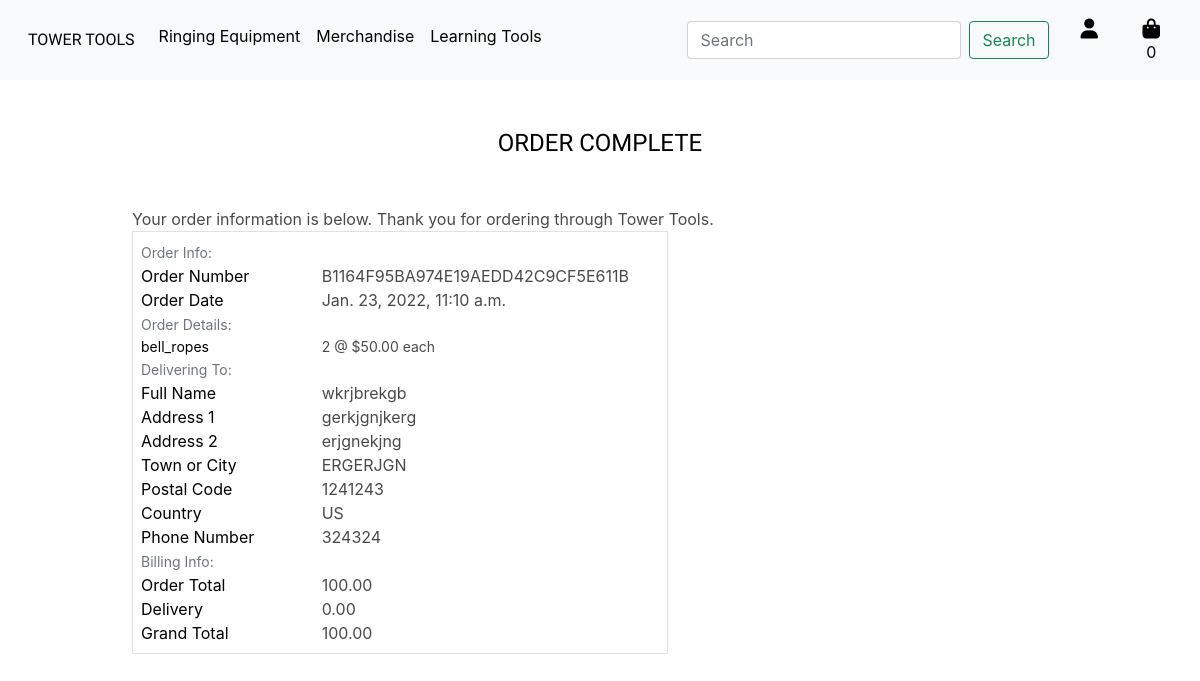
Page /profile/order_history/B1164F95BA974E19AEDD42C9CF5E611B on the committed database.
### checkout/models.py (models this page shows, shortened)
class Order(models.Model):
    order_number = models.CharField(max_length=32, null=False, editable=False)
    user_profile = models.ForeignKey(UserProfile, on_delete=models.SET_NULL,
                                     null=True, blank=True, related_name='orders')
    full_name = models.CharField(max_length=50, null=False, blank=False)
    email = models.EmailField(max_length=250, null=False, blank=False)
    phone_number = models.CharField(max_length=20, null=False, blank=False)
    country = models.CharField(max_length=32, null=False, blank=False)
    postcode = models.CharField(max_length=20, null=True, blank=True)
    town_or_city = models.CharField(max_length=40, null=False, blank=False)
    street_address1 = models.CharField(max_length=80, null=False, blank=False)
    street_address2 = models.CharField(max_length=80, null=True, blank=True)
    date = models.DateTimeField(auto_now_add=True)
    delivery_cost = models.DecimalField(max_digits=6, decimal_places=2, null=False, default=0)
    order_total = models.DecimalField(max_digits=10, decimal_places=2, null=False, default=0)
    grand_total = models.DecimalField(max_digits=10, decimal_places=2, null=False, default=0)

class OrderLineItem(models.Model):
    order = models.ForeignKey(Order, null=False, blank=False, on_delete=models.CASCADE, related_name='lineitems')
    product = models.ForeignKey(Product, null=False, blank=False, on_delete=models.CASCADE)
    quantity = models.IntegerField(null=False, blank=False, default=0)
    lineitem_total = models.DecimalField(max_digits=6, decimal_places=2, null=False, blank=False, editable=False)

### products/models.py (models this page shows, shortened)
class Product(models.Model):
    category = models.ForeignKey('Category', null=True, blank=True, on_delete=models.SET_NULL)
    sku = models.CharField(max_length=254, null=True, blank=True)
    name = models.CharField(max_length=254)
    friendly_name = models.CharField(max_length=254, null=True, blank=True)
    description = models.TextField()
    rope_size_option = models.BooleanField(default=False, null=True, blank=True)
    price = models.DecimalField(max_digits=6, decimal_places=2)
    rating = models.DecimalField(max_digits=6, decimal_places=2, null=True, blank=True)
    image_url = models.URLField(max_length=1024, null=True, blank=True)
    image = models.ImageField(null=True, blank=True)

### profiles/views.py (the view)
# urls.py: path('order_history/<order_number>', views.order_history, name='order_history'),
def order_history(request, order_number):
    order = get_object_or_404(Order, order_number=order_number)
    template = 'checkout/checkout_success.html'
    context = {
        'order': order,
        'from_profile': True
    }
    return render(request, template, context)

### bag/contexts.py (called while the page is built, shortened)
def bag_contents(request):
    bag_items = []
    free_delivery_threshold = 50
    standard_delivery_percentage = 0.1
    total = 0
    product_count = 0
    bag = request.session.get('bag', {})
    if total < free_delivery_threshold:
        delivery = total * Decimal(standard_delivery_percentage)
        remaining_to_free_del = free_delivery_threshold - total
    else:
        delivery = 0
        remaining_to_free_del = 0
    grand_total = delivery + total
    context = {
        'bag_items': bag_items,
        'total': total,
        'product_count': product_count,
        'delivery': delivery,
        'remaining_to_free_del': remaining_to_free_del,
        'grand_total': grand_total,
    }
    return context

### checkout/templates/checkout/checkout_success.html
{% extends "base.html" %}
{% load static %}
{% block extra_css %}
    <link rel="stylesheet" href="{% static 'checkout/css/checkout.css' %}">
{% endblock %}
{% block content %}
<div class="container">
    <div class="row">
        <div class="col-12">
            <hr>
            <h2 class="logo-font title-size mb-4">Order Complete</h2>
            <hr>
            <p>Your order information is below.  Thank you for ordering through Tower Tools.</p>
        </div>
    </div>
    <div class="row">
        <div class="col-12">
            <div class="row">
                <div class="col-12 col-lg-7">
                    <div class="order-confirmation-wrapper p-2 border">
                        <div class="row">
                            <div class="col">
                                <small class="text-muted">Order Info:</small>
                            </div>
                        </div>
                        <div class="row">
                            <div class="col-12 col-md-4">
                                <p class="mb-0 text-black font-weight-bold">Order Number</p>
                            </div>
                            <div class="col-12 col-md-8 text-md-right">
                                <p class="mb-0">{{ order.order_number }}</p>
                            </div>
                        </div>
                        <div class="row">
                            <div class="col-12 col-md-4">
                                <p class="mb-0 text-black font-weight-bold">Order Date</p>
                            </div>
                            <div class="col-12 col-md-8 text-md-right">
                                <p class="mb-0">{{ order.date }}</p>
                            </div>
                        </div>
                        <div class="row">
                            <div class="col">
                                <small class="text-muted">Order Details:</small>
                            </div>
                        </div>
                        {% for item in order.lineitems.all %}
                        <div class="row">
                            <div class="col-12 col-md-4">
                                <p class="small mb-0 text-black font-weight-bold">
                                    {{ item.product.name }}{% if item.product_size %} - Size {{ item.product.size|upper }}{% endif %}
                                </p>
                            </div>
                            <div class="col-12 col-md-8 text-md-right">
                                <p class="small mb-0">{{ item.quantity }} @ ${{ item.product.price }} each</p>
                            </div>
                        </div>
                        {% endfor %}
                        <div class="row">
                            <div class="col">
                                <small class="text-muted">Delivering To:</small>
                            </div>
                        </div>
                        <div class="row">
                            <div class="col-12 col-md-4">
                                <p class="mb-0 text-black font-weight-bold">Full Name</p>
                            </div>
                            <div class="col-12 col-md-8 text-md-right">
                                <p class="mb-0">{{ order.full_name }}</p>
                            </div>
                        </div>
                        <div class="row">
                            <div class="col-12 col-md-4">
                                <p class="mb-0 text-black font-weight-bold">Address 1</p>
                            </div>
                            <div class="col-12 col-md-8 text-md-right">
                                <p class="mb-0">{{ order.street_address1 }}</p>
                            </div>
                        </div>
                        {% if order.street_address2 %}
                        <div class="row">
                            <div class="col-12 col-md-4">
                                <p class="mb-0 text-black font-weight-bold">Address 2</p>
                            </div>
                            <div class="col-12 col-md-8 text-md-right">
                                <p class="mb-0">{{ order.street_address2 }}</p>
                            </div>
                        </div>
                        {% endif %}
                        <div class="row">
                            <div class="col-12 col-md-4">
                                <p class="mb-0 text-black font-weight-bold">Town or City</p>
                            </div>
                            <div class="col-12 col-md-8 text-md-right">
                                <p class="mb-0">{{ order.town_or_city }}</p>
                            </div>
                        </div>
                        {% if order.postcode %}
                        <div class="row">
                            <div class="col-12 col-md-4">
                                <p class="mb-0 text-black font-weight-bold">Postal Code</p>
                            </div>
                            <div class="col-12 col-md-8 text-md-right">
                                <p class="mb-0">{{ order.postcode }}</p>
                            </div>
                        </div>
                        {% endif %}
                        <div class="row">
                            <div class="col-12 col-md-4">
                                <p class="mb-0 text-black font-weight-bold">Country</p>
                            </div>
                            <div class="col-12 col-md-8 text-md-right">
                                <p class="mb-0">{{ order.country }}</p>
                            </div>
                        </div>
                        <div class="row">
                            <div class="col-12 col-md-4">
                                <p class="mb-0 text-black font-weight-bold">Phone Number</p>
                            </div>
                            <div class="col-12 col-md-8 text-md-right">
                                <p class="mb-0">{{ order.phone_number }}</p>
                            </div>
                        </div>
                        <div class="row">
                            <div class="col">
                                <small class="text-muted">Billing Info:</small>
                            </div>
                        </div>
                        <div class="row">
                            <div class="col-12 col-md-4">
                                <p class="mb-0 text-black font-weight-bold">Order Total</p>
                            </div>
                            <div class="col-12 col-md-8 text-md-right">
                                <p class="mb-0">{{ order.order_total }}</p>
                            </div>
                        </div>
                        <div class="row">
                            <div class="col-12 col-md-4">
                                <p class="mb-0 text-black font-weight-bold">Delivery</p>
                            </div>
                            <div class="col-12 col-md-8 text-md-right">
                                <p class="mb-0">{{ order.delivery_cost }}</p>
                            </div>
                        </div>
                        <div class="row">
                            <div class="col-12 col-md-4">
                                <p class="mb-0 text-black font-weight-bold">Grand Total</p>
                            </div>
                            <div class="col-12 col-md-8 text-md-right">
                                <p class="mb-0">{{ order.grand_total }}</p>
                            </div>
                        </div>
                    </div>
                </div>
            </div>
        </div>
    </div>
</div>
{% endblock %}

### static/css/base.css (style rules this page uses)
html { height: 100%; }
.logo-font { text-transform: uppercase; color: black; font-family: 'Stardos Stencil', cursive; }
.title-size { text-align: center; font-size: x-large; }

### rows in the picture
Order: order_number "B1164F95BA974E19AEDD42C9CF5E611B", date "Jan. 23, 2022, 11:10 a.m.", full_name "wkrjbrekgb", street_address1 "gerkjgnjkerg", street_address2 "erjgnekjng", town_or_city "ERGERJGN", postcode "1241243", country "US", phone_number "324324", order_total "100.00", delivery_cost "0.00", grand_total "100.00"
OrderLineItem: product.name "bell_ropes", quantity "2", product.price "50.00"
